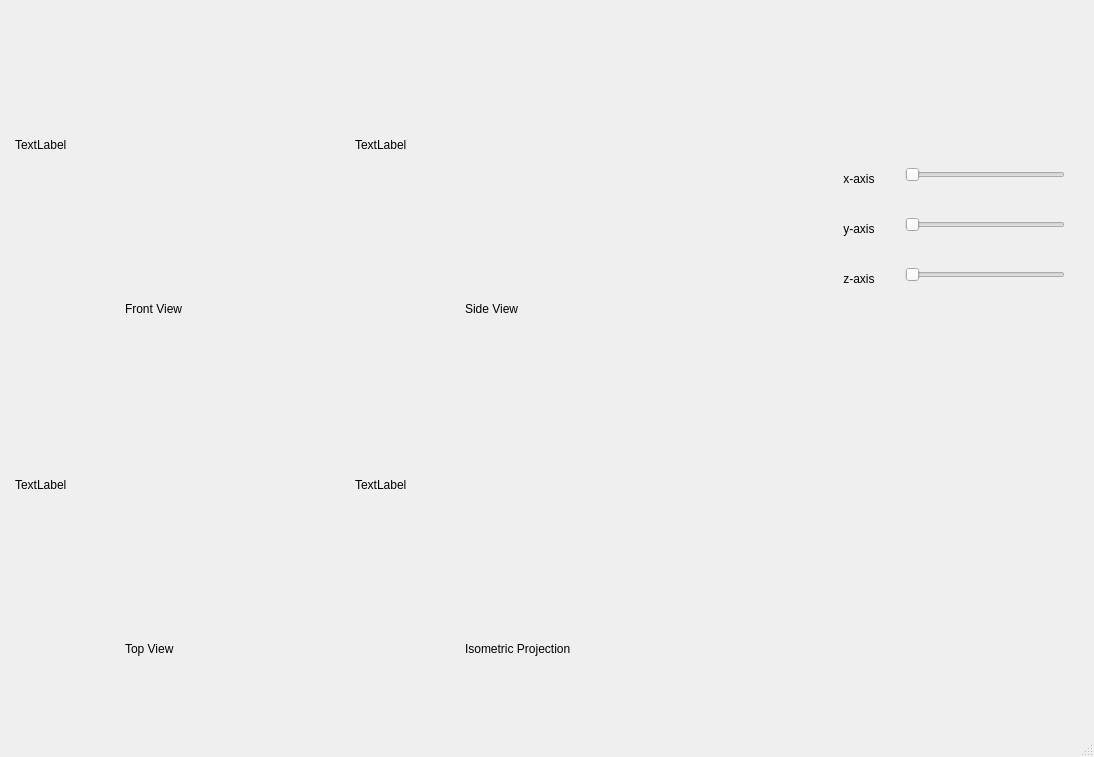
<?xml version="1.0" encoding="UTF-8"?>
<ui version="4.0">
 <class>ShowProjections</class>
 <widget class="QMainWindow" name="ShowProjections">
  <property name="geometry">
   <rect>
    <x>0</x>
    <y>0</y>
    <width>1094</width>
    <height>757</height>
   </rect>
  </property>
  <property name="windowTitle">
   <string>MainWindow</string>
  </property>
  <widget class="QWidget" name="centralwidget">
   <widget class="QLabel" name="Isometric">
    <property name="geometry">
     <rect>
      <x>355</x>
      <y>360</y>
      <width>250</width>
      <height>250</height>
     </rect>
    </property>
    <property name="text">
     <string>TextLabel</string>
    </property>
   </widget>
   <widget class="QSlider" name="zSlider">
    <property name="geometry">
     <rect>
      <x>905</x>
      <y>260</y>
      <width>160</width>
      <height>29</height>
     </rect>
    </property>
    <property name="orientation">
     <enum>Qt::Horizontal</enum>
    </property>
   </widget>
   <widget class="QSlider" name="ySlider">
    <property name="geometry">
     <rect>
      <x>905</x>
      <y>210</y>
      <width>160</width>
      <height>29</height>
     </rect>
    </property>
    <property name="orientation">
     <enum>Qt::Horizontal</enum>
    </property>
   </widget>
   <widget class="QLabel" name="label_6">
    <property name="geometry">
     <rect>
      <x>830</x>
      <y>220</y>
      <width>67</width>
      <height>17</height>
     </rect>
    </property>
    <property name="text">
     <string>    y-axis</string>
    </property>
   </widget>
   <widget class="QLabel" name="TopView">
    <property name="geometry">
     <rect>
      <x>15</x>
      <y>360</y>
      <width>250</width>
      <height>250</height>
     </rect>
    </property>
    <property name="text">
     <string>TextLabel</string>
    </property>
   </widget>
   <widget class="QSlider" name="xSlider">
    <property name="geometry">
     <rect>
      <x>905</x>
      <y>160</y>
      <width>160</width>
      <height>29</height>
     </rect>
    </property>
    <property name="orientation">
     <enum>Qt::Horizontal</enum>
    </property>
   </widget>
   <widget class="QLabel" name="label_4">
    <property name="geometry">
     <rect>
      <x>465</x>
      <y>640</y>
      <width>150</width>
      <height>17</height>
     </rect>
    </property>
    <property name="text">
     <string>Isometric Projection</string>
    </property>
   </widget>
   <widget class="QLabel" name="sideView">
    <property name="geometry">
     <rect>
      <x>355</x>
      <y>20</y>
      <width>250</width>
      <height>250</height>
     </rect>
    </property>
    <property name="text">
     <string>TextLabel</string>
    </property>
   </widget>
   <widget class="QLabel" name="label_3">
    <property name="geometry">
     <rect>
      <x>125</x>
      <y>640</y>
      <width>80</width>
      <height>17</height>
     </rect>
    </property>
    <property name="text">
     <string>Top View</string>
    </property>
   </widget>
   <widget class="QLabel" name="label_7">
    <property name="geometry">
     <rect>
      <x>830</x>
      <y>270</y>
      <width>67</width>
      <height>17</height>
     </rect>
    </property>
    <property name="text">
     <string>    z-axis</string>
    </property>
   </widget>
   <widget class="QLabel" name="frontView">
    <property name="geometry">
     <rect>
      <x>15</x>
      <y>20</y>
      <width>250</width>
      <height>250</height>
     </rect>
    </property>
    <property name="text">
     <string>TextLabel</string>
    </property>
   </widget>
   <widget class="QLabel" name="label_2">
    <property name="geometry">
     <rect>
      <x>465</x>
      <y>300</y>
      <width>80</width>
      <height>17</height>
     </rect>
    </property>
    <property name="text">
     <string>Side View</string>
    </property>
   </widget>
   <widget class="QLabel" name="label">
    <property name="geometry">
     <rect>
      <x>125</x>
      <y>300</y>
      <width>80</width>
      <height>17</height>
     </rect>
    </property>
    <property name="text">
     <string>Front View</string>
    </property>
   </widget>
   <widget class="QLabel" name="label_5">
    <property name="geometry">
     <rect>
      <x>830</x>
      <y>170</y>
      <width>67</width>
      <height>17</height>
     </rect>
    </property>
    <property name="text">
     <string>    x-axis</string>
    </property>
   </widget>
  </widget>
  <widget class="QMenuBar" name="menubar">
   <property name="geometry">
    <rect>
     <x>0</x>
     <y>0</y>
     <width>1094</width>
     <height>25</height>
    </rect>
   </property>
  </widget>
  <widget class="QStatusBar" name="statusbar"/>
 </widget>
 <resources/>
 <connections/>
</ui>
